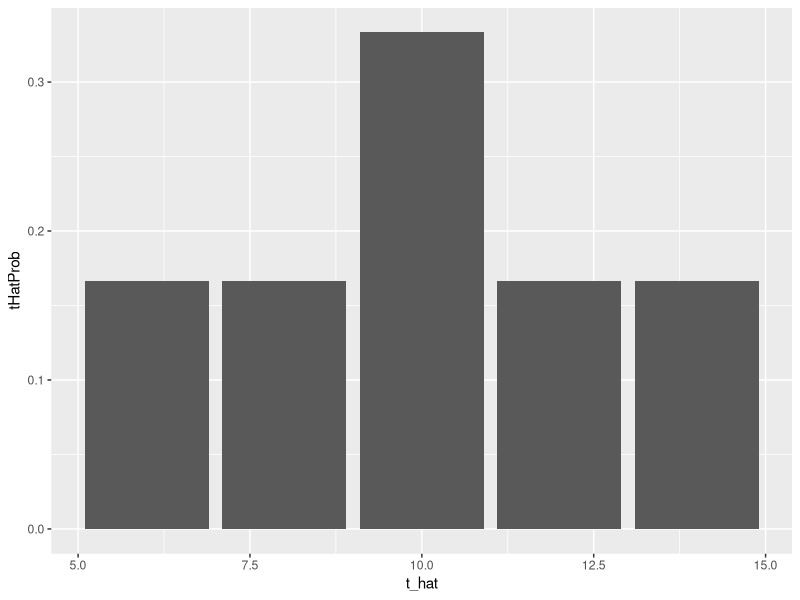
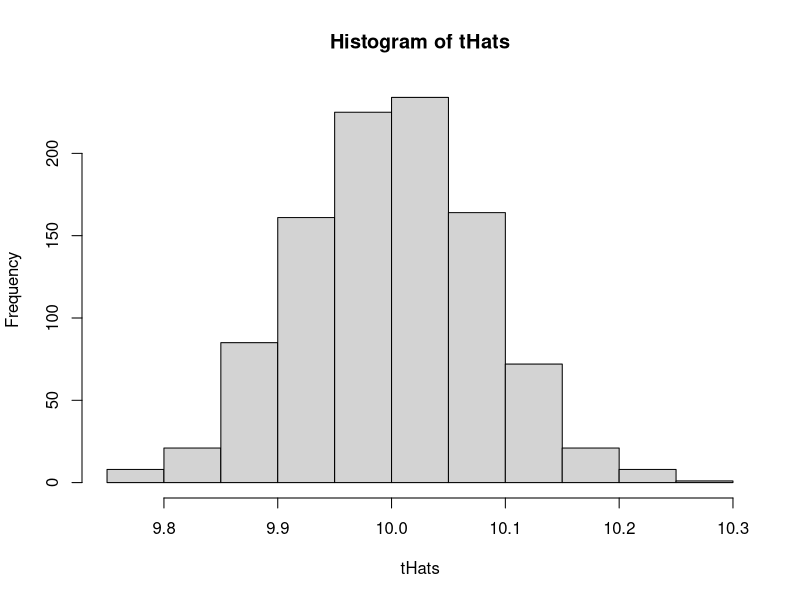
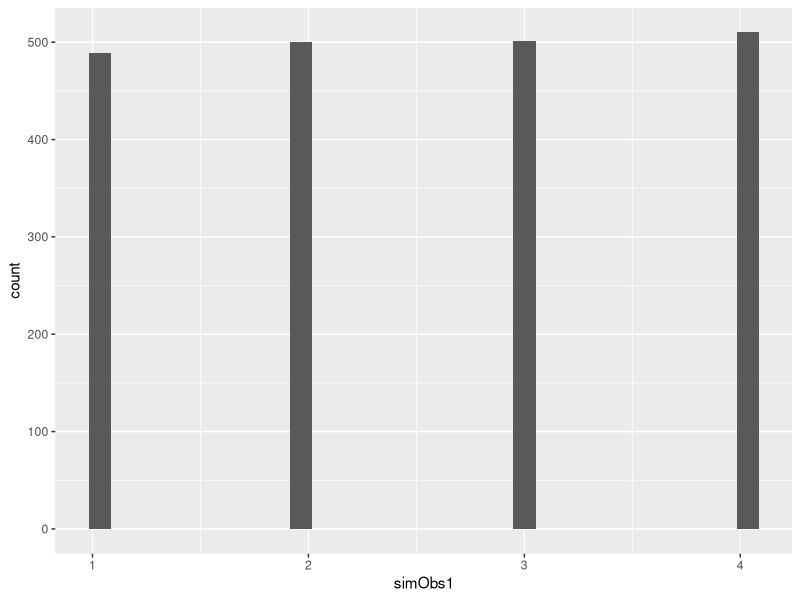

These figures' R source, in order:
## ---- chunk 1
### HOW MANY COMBINATIONS? 
### POP SIZE 4
### SAMP SIZE 2
allCombos<-combn(1:4, 2)
allCombos

## DIM
dim(allCombos)
## ---- chunk 2
# Probabilities correspond to the following observing the following sets (in order) 
## S_1 = {1,2}, S_2 = {1,3}, S_3 = {1,4}, 
## S_4 = {2,3}, S_5 = {2,4}, S_6 = {3,4}

### MODEL 1
probs1<-rep(1/6, 6)
probs1

### MODEL 2
probs2<-c(1/3, 1/6, 0, 0, 0, 1/2)
probs2
## ---- chunk 3
### A SINGLE SELECTION FROM DISTR 1
obsProb1<-sample(1:6, size=1, prob=probs1)

### WHICH SUBSET DID WE CHOOSE?
allCombos[,obsProb1]
## ---- chunk 4
## MAKE A DATA FRAME
sets4C2<-data.frame(set=1:6, 
                    firstObs = allCombos[1,], 
                    secondObs = allCombos[2,], 
                    prob=rep(1/6, 6))

sets4C2
## ---- chunk 5
### WE'RE GOING TO NEED TIDYVERSE FOR THIS
library(tidyverse)

### SAMPLE MEAN
sets4C2<-sets4C2%>%
  mutate(y_bar=(firstObs+secondObs)/2)

sets4C2
## ---- chunk 6
### ESTIMATE THE TOTAL
sets4C2<-sets4C2%>%
  mutate(t_hat=y_bar*4)

sets4C2
## ---- chunk 7
sampD_tHat<-sets4C2%>%
  group_by(t_hat)%>%
  summarise(tHatProb=sum(prob))

sampD_tHat
## ---- chunk 8
ggplot(data=sampD_tHat, aes(x=t_hat, y=tHatProb))+
  geom_col()
## ---- chunk 9
nsim <-1000
tHats<-c()
for(i in 1:1000){
  ## Pick a subset randomly
  simProb1<-sample(1:6, size=1000, prob=probs1, replace = TRUE)
  ## Which subset is that?
  simObs1<-as.numeric(allCombos[,simProb1])
  ## Calculate the estimator 
  this_tHat<-mean(simObs1)*4
  ## Store for later
  tHats<-c(tHats, this_tHat)
}

hist(tHats)
## ---- chunk 10
### EXPECTED VALUE
### STEP 1: CALCULATE THE SUMMANDS
expectedVal<-sampD_tHat%>%
  mutate(summands=t_hat*tHatProb)

expectedVal

### STEP 2: ADD THEM TOGETHER
sum(expectedVal$summands)

## ---- chunk 11
### TRUE TOTAL
sum(1:4)
## ---- chunk 12
### VARIANCE
### STEP 1: Differences
var_tHat<-expectedVal%>%
  mutate(v_diffs=t_hat-10)

var_tHat

### STEP 2: SQUARE DIFFERENCES
var_tHat<-expectedVal%>%
  mutate(v_diffs=t_hat-10)%>%
  mutate(v_diffSqr=v_diffs^2)

var_tHat

### STEP 3: WEIGHT 
var_tHat<-expectedVal%>%
  mutate(v_diffs=t_hat-10)%>%
  mutate(v_diffSqr=v_diffs^2)%>%
  mutate(v_summands=v_diffSqr*tHatProb)

var_tHat

### STEP 4: ADD 
sum(var_tHat$v_summands)

## ---- chunk 13
### MSE = VAR + BIAS^2
sum(var_tHat$v_summands)+0^2
## ---- chunk 14
### SIMULATE REPEATED DRAWS FROM THE POPULATION
### USE SAMPLING PLAN 1
simProb1<-sample(1:6, size=1000, prob=probs1, replace = TRUE)

### WHICH OBS?
simObs1<-as.numeric(allCombos[,simProb1])


## PROB OF SELECTION
table(simObs1)/1000

## PLOT
as.data.frame(simObs1)%>%
  ggplot()+
  geom_histogram(aes(x=simObs1))
